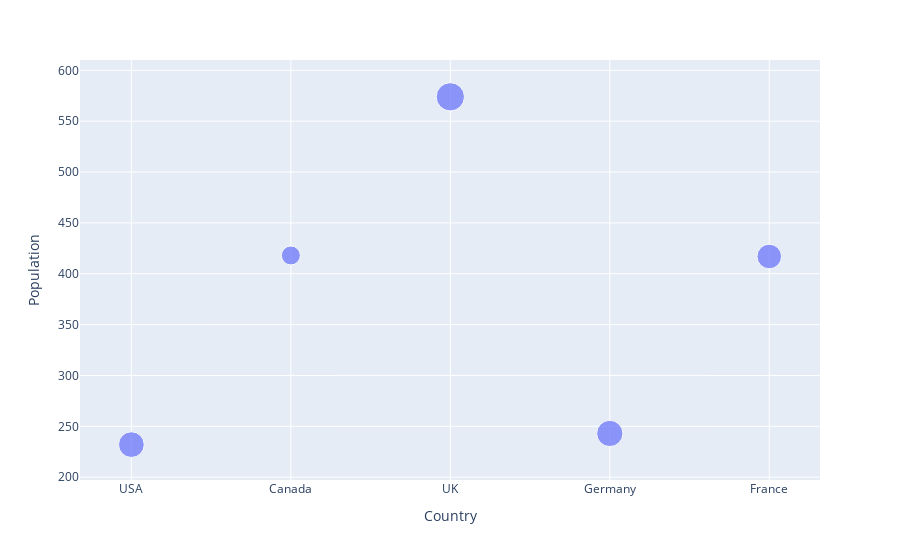

This figure's notebook cell:
### Code cell
"""5. Using the given dataset, create a bubble chart to represent each country's population (y-axis), GDP (xaxis),
and bubble size proportional to the population.
np.random.seed(25)
data = {
'Country': ['USA', 'Canada', 'UK',
'Germany', 'France'],
'Population':
np.random.randint(100, 1000, 5),
'GDP': np.random.randint(500, 2000,
5)
}
df = pd.DataFrame(data)
"""

np.random.seed(25)
data = {
'Country': ['USA', 'Canada', 'UK',
'Germany', 'France'],
'Population':
np.random.randint(100, 1000, 5),
'GDP': np.random.randint(500, 2000,
5)
}
df = pd.DataFrame(data)
pe.scatter(df, x='Country', y='Population', size='GDP')

### Figure 1 — Plotly figure (JSON) as saved in the notebook; plotly's stock layout.template omitted (floating-point values rounded to 4 significant figures)
{"data": [{"hovertemplate": "Country=%{x}<br>Population=%{y}<br>GDP=%{marker.size}<extra></extra>", "legendgroup": "", "marker": {"color": "#636efa", "size": [1386, 755, 1675, 1440, 1265], "sizemode": "area", "sizeref": 4.188, "symbol": "circle"}, "mode": "markers", "name": "", "orientation": "v", "showlegend": false, "type": "scatter", "x": ["USA", "Canada", "UK", "Germany", "France"], "xaxis": "x", "y": [232, 418, 574, 243, 417], "yaxis": "y"}], "layout": {"legend": {"itemsizing": "constant", "tracegroupgap": 0}, "margin": {"t": 60}, "xaxis": {"anchor": "y", "domain": [0, 1], "title": {"text": "Country"}}, "yaxis": {"anchor": "x", "domain": [0, 1], "title": {"text": "Population"}}}}
